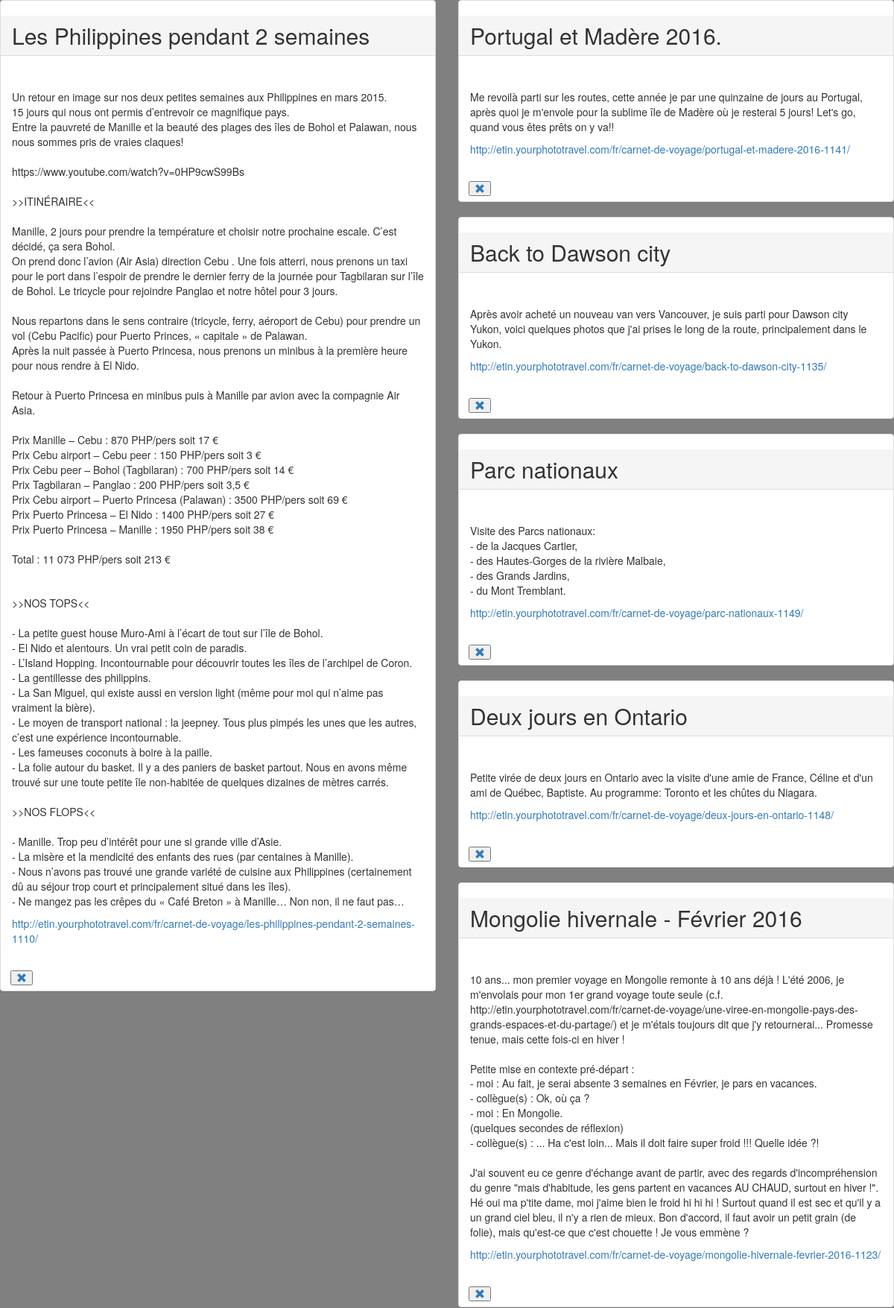
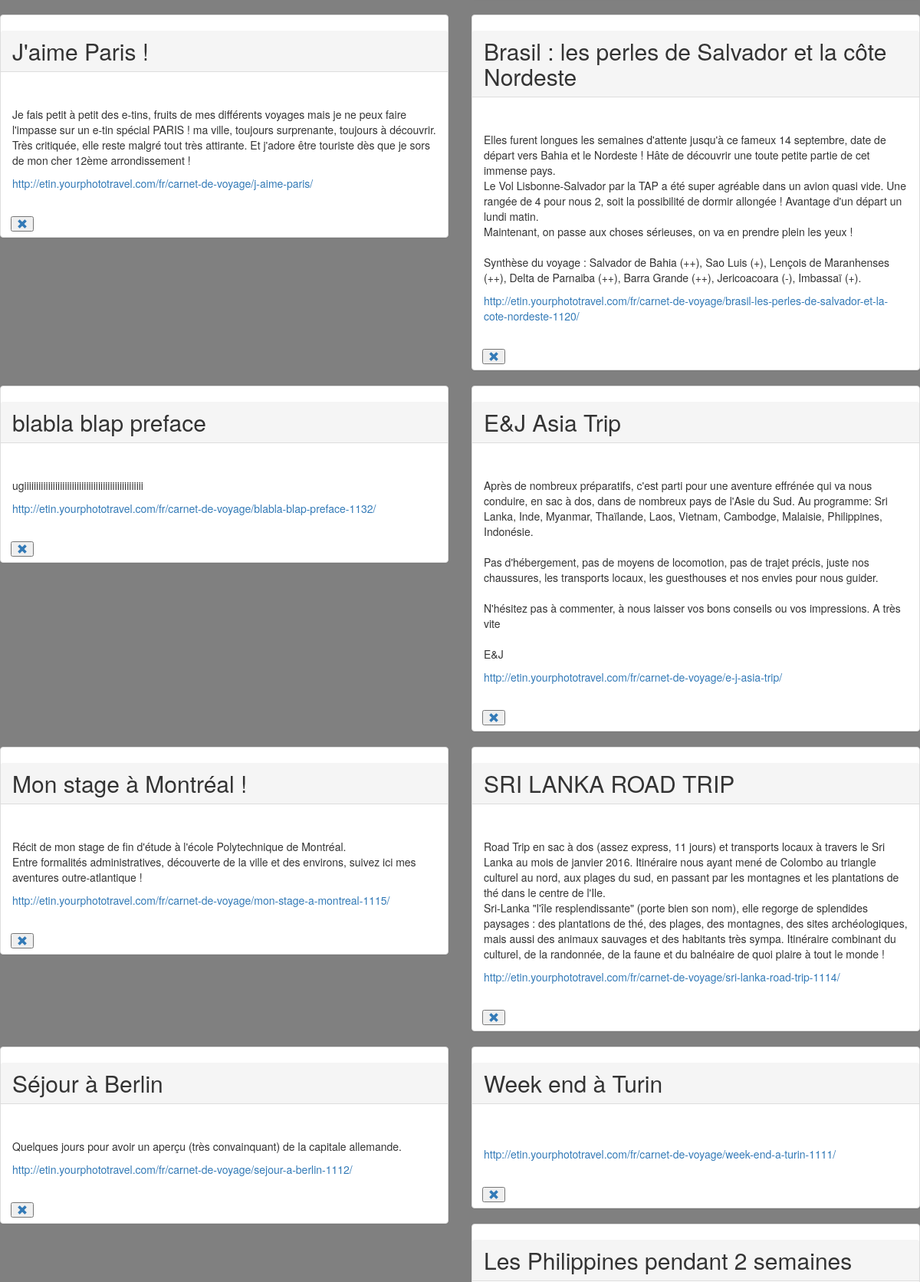
The page / (upper part) on the database its author committed (2 pictures, top to bottom).
### tables this page shows
CREATE TABLE `article` (
	`id`	INTEGER PRIMARY KEY AUTOINCREMENT,
	`title`	TEXT,
	`description`	TEXT,
	`link`	TEXT,
	`author`	TEXT
);

### web/index.php (the view, shortened to what this page needs)
<?php
$pdo = new PDO('sqlite:../database.sqlite');
$stmt = $pdo->prepare('SELECT * FROM article');
$stmt -> execute();
$articles = $stmt-> fetchAll(PDO::FETCH_ASSOC);
?>
<!DOCTYPE html>
 <html>
<head>
	<link rel="stylesheet" type="text/css" href="css/bootstrap.css">
    <link rel="stylesheet" type="text/css" href="css/main.css">
</head>
<div class="row">
 	<?php foreach ($articles as $article) :?>
	<div class="col-md-6">
 		<article class="panel panel-default" id="<?php echo $article['id'] ?>">
 			<h2 class="panel-heading"><?php echo $article['title']; ?></h2>
			<div class="panel-body">
 		 		<p><?php echo $article['description'];?></p>
 		 		<a href="<?php echo $article['link'];?>"><?php echo $article['link'];?></a>
			</div>
			<a class="btn" data-id="<?php echo $article['id'];?>" href="?id=<?php echo $article['id'];?>" ><button class=" glyphicon glyphicon-remove"></button></a>
 		 </article>
	</div>
 	<?php endforeach ?>
</div>
</html>

### rows shown on the page
article: title "Les Philippines pendant 2 semaines", description "Un retour en image sur nos deux petites semaines aux Philippines en mars 2015. 15 jours qui nous ont permis d’entrevoir ce magnifique pays. Entre la pauvreté de Manille et la beauté des plages des îles de Bohol et Palawan, nous nous sommes pris de vraies claques! https://www.youtube.com/watch?v=0HP9cwS99Bs >>ITINÉRAIRE<< Manille, 2 jours pour prendre la température et choisir notre prochaine escale. C’est décidé, ça sera Bohol. On prend donc l’avion (Air Asia) direction Cebu . Une fois atterri, nous prenons un taxi pour le port dans l’espoir de prendre le dernier ferry de la journée pour Tagbilaran sur l’île de Bohol. Le tricycle pour rejoindre Panglao et notre hôtel pour 3 jours. Nous…", link "http://etin.yourphototravel.com/fr/carnet-de-voyage/les-philippines-pendant-2-semaines-1110/"
article: title "Portugal et Madère 2016.", description "Me revoilà parti sur les routes, cette année je par une quinzaine de jours au Portugal, après quoi je m'envole pour la sublime île de Madère où je resterai 5 jours! Let's go, quand vous êtes prêts on y va!!", link "http://etin.yourphototravel.com/fr/carnet-de-voyage/portugal-et-madere-2016-1141/"
article: title "Back to Dawson city", description "Après avoir acheté un nouveau van vers Vancouver, je suis parti pour Dawson city Yukon, voici quelques photos que j'ai prises le long de la route, principalement dans le Yukon.", link "http://etin.yourphototravel.com/fr/carnet-de-voyage/back-to-dawson-city-1135/"
article: title "Parc nationaux", description "Visite des Parcs nationaux: - de la Jacques Cartier, - des Hautes-Gorges de la rivière Malbaie, - des Grands Jardins, - du Mont Tremblant.", link "http://etin.yourphototravel.com/fr/carnet-de-voyage/parc-nationaux-1149/"
article: title "Deux jours en Ontario", description "Petite virée de deux jours en Ontario avec la visite d'une amie de France, Céline et d'un ami de Québec, Baptiste. Au programme: Toronto et les chûtes du Niagara.", link "http://etin.yourphototravel.com/fr/carnet-de-voyage/deux-jours-en-ontario-1148/"
article: title "Mongolie hivernale - Février 2016", description "10 ans... mon premier voyage en Mongolie remonte à 10 ans déjà ! L'été 2006, je m'envolais pour mon 1er grand voyage toute seule (c.f. http://etin.yourphototravel.com/fr/carnet-de-voyage/une-viree-en-mongolie-pays-des-grands-espaces-et-du-partage/) et je m'étais toujours dit que j'y retournerai... Promesse tenue, mais cette fois-ci en hiver ! Petite mise en contexte pré-départ : - moi : Au fait, je serai absente 3 semaines en Février, je pars en vacances. - collègue(s) : Ok, où ça ? - moi : En Mongolie. (quelques secondes de réflexion) - collègue(s) : ... Ha c'est loin... Mais il doit faire super froid !!! Quelle idée ?! J'ai souvent eu ce genre d'échange avant de partir, avec des regards…", link "http://etin.yourphototravel.com/fr/carnet-de-voyage/mongolie-hivernale-fevrier-2016-1123/"
article: title "J'aime Paris !", description "Je fais petit à petit des e-tins, fruits de mes différents voyages mais je ne peux faire l'impasse sur un e-tin spécial PARIS ! ma ville, toujours surprenante, toujours à découvrir. Très critiquée, elle reste malgré tout très attirante. Et j'adore être touriste dès que je sors de mon cher 12ème arrondissement !", link "http://etin.yourphototravel.com/fr/carnet-de-voyage/j-aime-paris/"
article: title "Brasil : les perles de Salvador et la côte Nordeste", description "Elles furent longues les semaines d'attente jusqu'à ce fameux 14 septembre, date de départ vers Bahia et le Nordeste ! Hâte de découvrir une toute petite partie de cet immense pays. Le Vol Lisbonne-Salvador par la TAP a été super agréable dans un avion quasi vide. Une rangée de 4 pour nous 2, soit la possibilité de dormir allongée ! Avantage d'un départ un lundi matin. Maintenant, on passe aux choses sérieuses, on va en prendre plein les yeux ! Synthèse du voyage : Salvador de Bahia (++), Sao Luis (+), Lençois de Maranhenses (++), Delta de Parnaiba (++), Barra Grande (++), Jericoacoara (-), Imbassaï (+).", link "http://etin.yourphototravel.com/fr/carnet-de-voyage/brasil-les-perles-de-salvador-et-la-cote-nordeste-1120/"
article: title "blabla blap preface", description "ugiiiiiiiiiiiiiiiiiiiiiiiiiiiiiiiiiiiiiiiiiiiiiiiiii", link "http://etin.yourphototravel.com/fr/carnet-de-voyage/blabla-blap-preface-1132/"
article: title "E&J Asia Trip", description "Après de nombreux préparatifs, c'est parti pour une aventure effrénée qui va nous conduire, en sac à dos, dans de nombreux pays de l'Asie du Sud. Au programme: Sri Lanka, Inde, Myanmar, Thaïlande, Laos, Vietnam, Cambodge, Malaisie, Philippines, Indonésie. Pas d'hébergement, pas de moyens de locomotion, pas de trajet précis, juste nos chaussures, les transports locaux, les guesthouses et nos envies pour nous guider. N'hésitez pas à commenter, à nous laisser vos bons conseils ou vos impressions. A très vite E&J", link "http://etin.yourphototravel.com/fr/carnet-de-voyage/e-j-asia-trip/"
article: title "Mon stage à Montréal !", description "Récit de mon stage de fin d'étude à l'école Polytechnique de Montréal. Entre formalités administratives, découverte de la ville et des environs, suivez ici mes aventures outre-atlantique !", link "http://etin.yourphototravel.com/fr/carnet-de-voyage/mon-stage-a-montreal-1115/"
article: title "SRI LANKA ROAD TRIP", description "Road Trip en sac à dos (assez express, 11 jours) et transports locaux à travers le Sri Lanka au mois de janvier 2016. Itinéraire nous ayant mené de Colombo au triangle culturel au nord, aux plages du sud, en passant par les montagnes et les plantations de thé dans le centre de l'Ile. Sri-Lanka \"l'île resplendissante\" (porte bien son nom), elle regorge de splendides paysages : des plantations de thé, des plages, des montagnes, des sites archéologiques, mais aussi des animaux sauvages et des habitants très sympa. Itinéraire combinant du culturel, de la randonnée, de la faune et du balnéaire de quoi plaire à tout le monde !", link "http://etin.yourphototravel.com/fr/carnet-de-voyage/sri-lanka-road-trip-1114/"
article: title "Séjour à Berlin", description "Quelques jours pour avoir un aperçu (très convainquant) de la capitale allemande.", link "http://etin.yourphototravel.com/fr/carnet-de-voyage/sejour-a-berlin-1112/"
article: title "Week end à Turin", link "http://etin.yourphototravel.com/fr/carnet-de-voyage/week-end-a-turin-1111/"
article: title "Les Philippines pendant 2 semaines"
